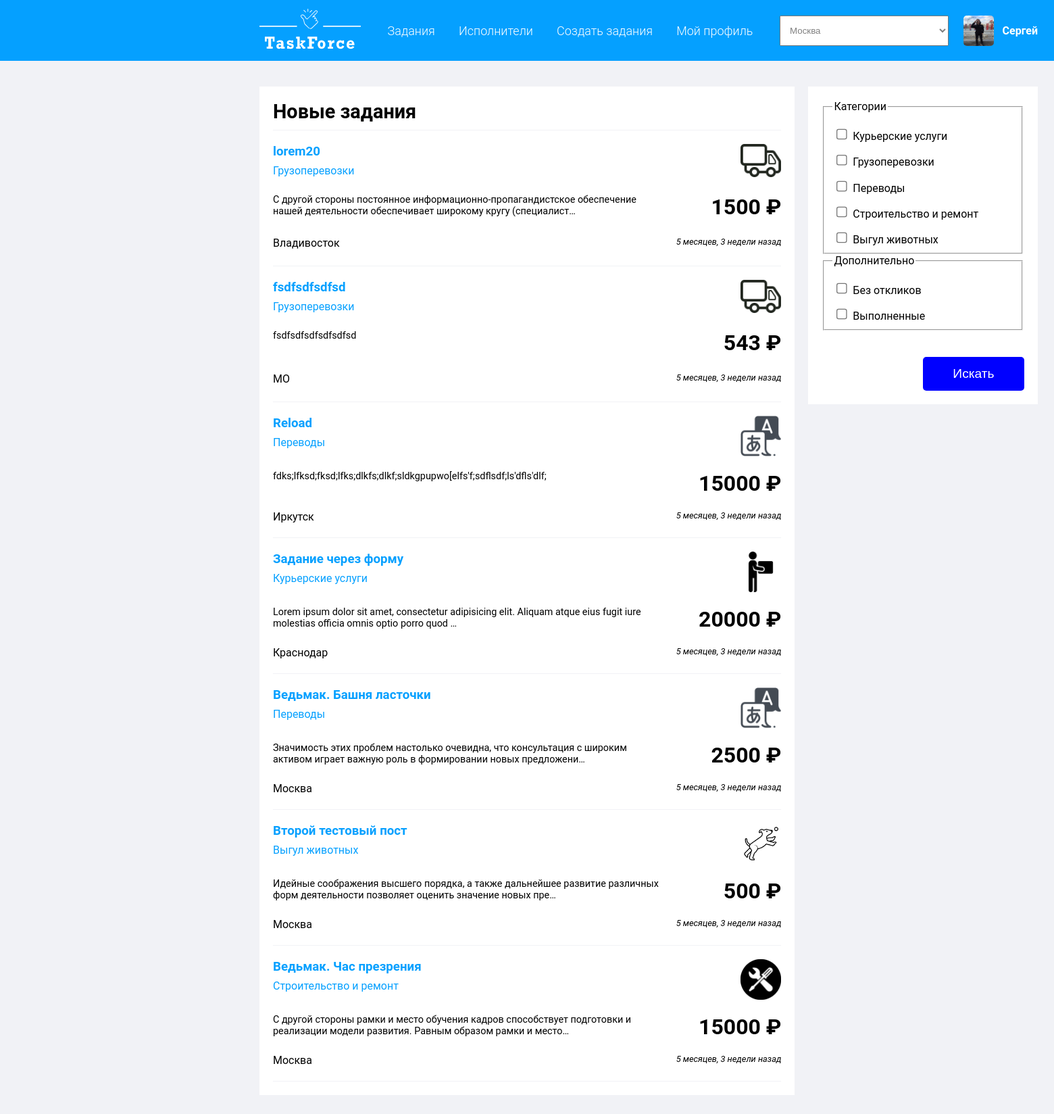
Page /tasks/ (signed in) on the committed database.
### TaskForce/models.py (models this page shows, shortened)
class Profile(models.Model):
    user = models.OneToOneField(User, on_delete=models.CASCADE, related_name='profile')
    icon = models.ImageField('Иконка', upload_to='TaskForce/user_icons/',
                             default='TaskForce/user_icons/default_icon.jpg')
    is_customer = models.BooleanField('Заказчик', default=False)
    class Meta:
        verbose_name = 'Профиль'
        verbose_name_plural = 'Профили'

class Task(models.Model):
    title = models.CharField(max_length=100, verbose_name='Заголовок')
    author = models.ForeignKey(User, on_delete=models.CASCADE, verbose_name='Автор', related_name='tasks')
    worker = models.OneToOneField(User, on_delete=models.SET_NULL, verbose_name='Исполнитель', blank=True, null=True,
                                  related_name='worker')
    desc = models.TextField('Описание')
    category = models.ForeignKey("Category", on_delete=models.CASCADE, verbose_name='Категория',
                                 related_name='task')
    cities = [
        ('moscow', 'Москва'),
        ("moscow_region", 'МО'),
        ('st-Petersburg', 'Санкт-Петербург'),
        ('krasnodar', 'Краснодар'),
        ('irkutsk', 'Иркутск'),
        ('vladivostok', 'Владивосток')
    ]
    statuses = [
        ('new', 'Новое'),
        ('canceled', 'Закрыто'),
        ('in_word', 'В работе'),
        ('completed', 'Выполнено'),
        ('failed', 'Провалено')
    ]
    status = models.CharField(max_length=100, verbose_name='Статус', choices=statuses, default='new')
    location = models.CharField(max_length=100, verbose_name='Локация', choices=cities)
    price = models.IntegerField('Бюджет', null=True, blank=True)
    created = models.DateTimeField('Дата создания', auto_now_add=True)
    period_of_execution = models.DateField('Срок исполнения')
    class Meta:
        verbose_name = 'Задание'
        verbose_name_plural = 'Задания'
        ordering = ['-created']

class Category(models.Model):
    name = models.CharField(max_length=100, unique=True)
    icon = models.ImageField('Заставка', upload_to='TaskForce/category_images/')
    class Meta:
        verbose_name = 'Категория'
        verbose_name_plural = 'Категории'

### TaskForce/views.py (the view)
# urls.py: path('tasks/', ShowTasks.as_view(), name='index'),
class ShowTasks(ListView):
    template_name = 'TaskForce/tasks.html'
    queryset = Task.objects.all()
    context_object_name = 'tasks'
    def get_context_data(self, **kwargs):
        context = super().get_context_data(**kwargs)
        context['cities'] = Task.cities
        context['categories'] = Category.objects.all()
        context['active_categories'] = self.request.GET.getlist('category')
        return context
    def get(self, request, *args, **kwargs):
        if self.request.GET.getlist('category'):
            self.queryset = Task.objects.filter(Q(category__name__in=self.request.GET.getlist('category')))
        return super().get(request, args, kwargs)

### templates/TaskForce/tasks.html (shortened to what this page needs)
{% extends 'TaskForce/layout.html' %}
{% block cities %}
    {% for city in cities %}
        <option value="{{ city.0 }}">{{ city.1 }}</option>
    {% endfor %}
{% endblock %}
{% block content %}
    <section class="main-content">
        <header class="main-content--header">
            <h1>Новые задания</h1>
        </header>
        <main class="task-list">
            {% for task in tasks %}
                <article class="task">
                    <a href="{% url 'detail' pk=task.pk %}" class="task--title"><h3>{{ task.title }}</h3></a>
                    <a href="?category={{ task.category.name }}" class="task--category">{{ task.category.name }}</a>
                    <p class="task--desc">{{ task.desc|truncatechars:'130' }}</p>
                    <span class="task--location">{{ task.get_location_display }}</span>
                    <b class="task--price">{{ task.price }} ₽</b>
                    <img src="{{ task.category.icon.url }}" alt="{{ task.category.name }}" width="60" class="task--category-icon">
                    <em class="task--created">{{ task.created|timesince }} назад</em>
                </article>
            {% endfor %}
        </main>
    </section>
    <section class="search-task">
        <form method="GET">
            <fieldset class="category-list">
                <legend>Категории</legend>
                {% for category in categories %}
                    <label for="{{ category.id }}">
                        <input type="checkbox" name="category" id="{{ category.id }}" value="{{ category.name }}"
                        >
                        {{ category.name }}<br>
                    </label>
                {% endfor %}
            </fieldset>
            <fieldset class="additionally">
                <legend>Дополнительно</legend>
                <input type="checkbox" name="without-answer" id="wa" value="Без откликов"> Без откликов<br>
                <input type="checkbox" name="completed" id="cmp" value="Выполненные"> Выполненные
            </fieldset>
            <input type="submit" value="Искать" class="btn find-filter-btn">
        </form>
    </section>
{% endblock %}

### templates/TaskForce/layout.html (shortened to what this page needs)
{% load static %}
<!DOCTYPE html>
<html lang="ru">
<head>
    <link rel="stylesheet" href="{% static 'TaskForce/css/main.css' %}">
</head>
<header class="main-header">
    <div class="header-content">
        <a href="/tasks">
        </a>
        <nav class="header-menu">
        <a href="{% url 'index' %}">Задания</a>
        <a href="#">Исполнители</a>
        {% if user.profile.is_customer %}
            <a href="{% url 'create_task' %}">Создать задания</a>
        {% endif %}
        <a href="#">Мой профиль</a>
    </nav>
        <select class="city-select">
            {% block cities %}
            {% endblock %}
        </select>
        {% if user.is_authenticated %}
            <div class="header-profile">
                <img src="{{ user.profile.icon.url }}" width="45" height="45">
                <strong>{{ user.first_name }}</strong>
            </div>
        {% else %}
            <div class="log-reg">
                <a href="{% url 'login' %}">Войти</a>
                <hr color="white" width="100">
                <a href='{% url "reg" %}'>Регистрация</a>
            </div>
        {% endif %}
    </div>
</header>
<body>
    <main class="page-main">
        {% block content %}
        {% endblock %}
    </main>
</body>
</html>

### TaskForce/static/TaskForce/css/main.css (style rules this page uses)
body { margin: 0; min-width: 1920px; font-family: "Roboto", sans-serif; background-color: #f1f2f6; }
a { color: white; text-decoration: none; }
header.main-header { height: 90px; width: 100%; background-color: #05a0ff; }
.header-content { width: 60%; height: 100%; margin: 0 auto; display: flex; justify-content: space-between; align-items: center; }
.header-content nav a { color: white; text-decoration: none; font-weight: 300; font-size: 18px; line-height: 21px; }
nav.header-menu { display: flex; justify-content: space-around; width: 50%; }
.main-icon { width: 150px; fill: white; }
.city-select { width: 250px; height: 50%; padding-left: 10px; color: gray; }
.page-main { margin: 2% auto; display: grid; grid-template-columns: 0.7fr 0.3fr; grid-gap: 0 20px; width: 60%; }
.main-content { grid-column: 1/2; height: max-content; }
.page-main section { background-color: white; padding: 20px; }
.main-content--header { font-size: 120%; border-bottom: 1px solid #f1f2f6; }
.main-content--header h1, h3 { margin: 0 0 10px 0; }
.page-main a { color: #05a0ff; }
article.task { display: grid; grid-template-columns: 0.8fr 0.25fr; grid-template-rows: 30px; border-bottom: 1px solid #f1f2f6; max-height: 180px; min-height: 180px; margin-top: 20px; }
.task--title { grid-column: 1/2; grid-row: 1/2; }
.task--category { grid-row: 2/3; grid-column: 1/2; }
.task--desc { grid-column: 1/2; grid-row: 3/4; margin: 0; font-size: 90%; }
.task--location { grid-column: 1/2; grid-row: 4/5; }
.task--category-icon { grid-column: 2/3; grid-row: 1/3; justify-self: flex-end; }
.task--price { grid-column: 2/3; grid-row: 3/4; font-size: 200%; justify-self: flex-end; }
.task--created { justify-self: flex-end; font-size: 80%; }
.category-list input[type='checkbox'], .additionally input[type='checkbox'] { zoom: 1.3; margin-top: 1em; }
.btn { background-color: blue; border: none; border-radius: 5px; width: 150px; height: 50px; color: white; font-size: 120%; }
.find-filter-btn { float: right; margin-top: 2em; }
.search-task { height: max-content; }
.header-profile { height: 110%; width: 110px; display: flex; justify-content: space-between; align-items: center; }
.header-profile strong { color: white; }
.header-profile img { border-radius: 5px; }

### rows in the picture
Task: title "lorem20", category.name "Грузоперевозки", desc "С другой стороны постоянное информационно-пропагандистское обеспечение нашей деятельности обеспечивает широкому кругу (специалист…", location "Владивосток", price "1500", category.icon (picture), created "5 месяцев, 3 недели"
Task: title "fsdfsdfsdfsd", category.name "Грузоперевозки", desc "fsdfsdfsdfsdfsdfsd", location "МО", price "543", category.icon (picture), created "5 месяцев, 3 недели"
Task: title "Reload", category.name "Переводы", desc "fdks;lfksd;fksd;lfks;dlkfs;dlkf;sldkgpupwo[elfs'f;sdflsdf;ls'dfls'dlf;", location "Иркутск", price "15000", category.icon (picture), created "5 месяцев, 3 недели"
Task: title "Задание через форму", category.name "Курьерские услуги", desc "Lorem ipsum dolor sit amet, consectetur adipisicing elit. Aliquam atque eius fugit iure molestias officia omnis optio porro quod …", location "Краснодар", price "20000", category.icon (picture), created "5 месяцев, 3 недели"
Task: title "Ведьмак. Башня ласточки", category.name "Переводы", desc "Значимость этих проблем настолько очевидна, что консультация с широким активом играет важную роль в формировании новых предложени…", location "Москва", price "2500", category.icon (picture), created "5 месяцев, 3 недели"
Task: title "Второй тестовый пост", category.name "Выгул животных", desc "Идейные соображения высшего порядка, а также дальнейшее развитие различных форм деятельности позволяет оценить значение новых пре…", location "Москва", price "500", category.icon (picture), created "5 месяцев, 3 недели"
Task: title "Ведьмак. Час презрения", category.name "Строительство и ремонт", desc "С другой стороны рамки и место обучения кадров способствует подготовки и реализации модели развития. Равным образом рамки и место…", location "Москва", price "15000", category.icon (picture), created "5 месяцев, 3 недели"
Category: name "Курьерские услуги"
Category: name "Грузоперевозки"
Category: name "Переводы"
Category: name "Строительство и ремонт"
Category: name "Выгул животных"

### other values in the picture
{{ user.first_name }} "Сергей"
form field value "Москва"
